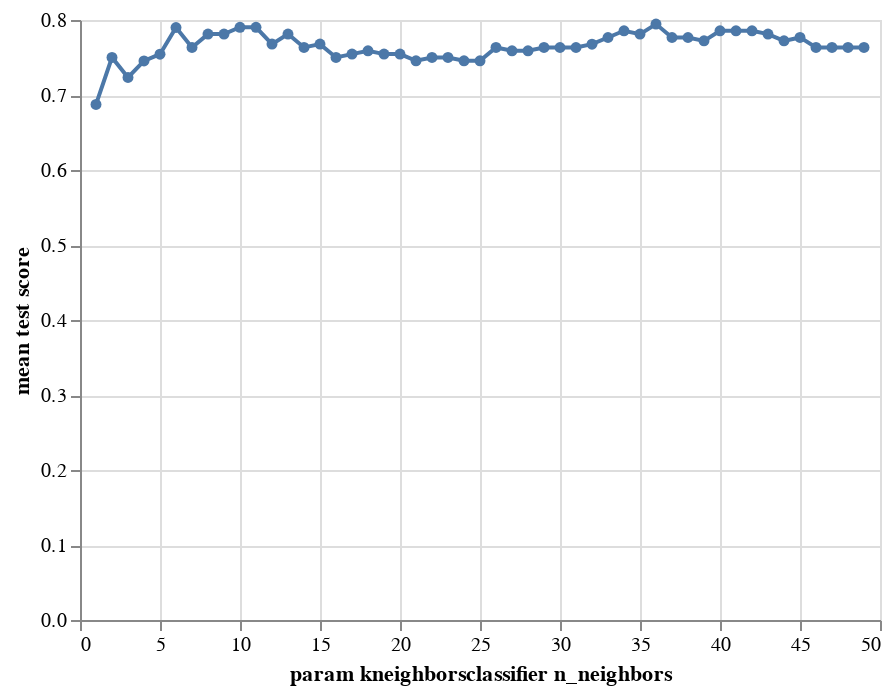

Source (notebook cell):
### Code cell
accuracy_versus_k_grid = alt.Chart(accuracies_grid).mark_line(point=True).encode(
     x=alt.X("param_kneighborsclassifier__n_neighbors", title = "param kneighborsclassifier n_neighbors"),
     y=alt.Y("mean_test_score", title = "mean test score")
)
accuracy_versus_k_grid

### Figure 1 — Vega-Lite specification as saved in the notebook (floating-point values rounded to 4 significant figures)
{"config": {"view": {"continuousWidth": 400, "continuousHeight": 300}}, "data": {"name": "data-fec5227526eefb5baa4890bf667cc06f"}, "mark": {"type": "line", "point": true}, "encoding": {"x": {"field": "param_kneighborsclassifier__n_neighbors", "title": "param kneighborsclassifier n_neighbors", "type": "quantitative"}, "y": {"field": "mean_test_score", "title": "mean test score", "type": "quantitative"}}, "$schema": "https://vega.github.io/schema/vega-lite/v4.17.0.json", "datasets": {"data-fec5227526eefb5baa4890bf667cc06f": [{"mean_fit_time": 0.00835, "std_fit_time": 0.001329, "mean_score_time": 0.007429, "std_score_time": 0.0004816, "param_kneighborsclassifier__n_neighbors": 1, "params": {"kneighborsclassifier__n_neighbors": 1}, "split0_test_score": 0.7333, "split1_test_score": 0.7333, "split2_test_score": 0.6889, "split3_test_score": 0.6222, "split4_test_score": 0.6591, "mean_test_score": 0.6874, "std_test_score": 0.04306, "rank_test_score": 49}, {"mean_fit_time": 0.007847, "std_fit_time": 0.0005245, "mean_score_time": 0.007053, "std_score_time": 0.0001162, "param_kneighborsclassifier__n_neighbors": 2, "params": {"kneighborsclassifier__n_neighbors": 2}, "split0_test_score": 0.7778, "split1_test_score": 0.7556, "split2_test_score": 0.7556, "split3_test_score": 0.6889, "split4_test_score": 0.7727, "mean_test_score": 0.7501, "std_test_score": 0.03189, "rank_test_score": 40}, {"mean_fit_time": 0.0255, "std_fit_time": 0.03588, "mean_score_time": 0.007732, "std_score_time": 0.001242, "param_kneighborsclassifier__n_neighbors": 3, "params": {"kneighborsclassifier__n_neighbors": 3}, "split0_test_score": 0.7333, "split1_test_score": 0.8, "split2_test_score": 0.7333, "split3_test_score": 0.5778, "split4_test_score": 0.7727, "mean_test_score": 0.7234, "std_test_score": 0.07708, "rank_test_score": 48}, {"mean_fit_time": 0.007755, "std_fit_time": 0.0002811, "mean_score_time": 0.007239, "std_score_time": 0.000317, "param_kneighborsclassifier__n_neighbors": 4, "params": {"kneighborsclassifier__n_neighbors": 4}, "split0_test_score": 0.7556, "split1_test_score": 0.8, "split2_test_score": 0.7556, "split3_test_score": 0.6889, "split4_test_score": 0.7273, "mean_test_score": 0.7455, "std_test_score": 0.03663, "rank_test_score": 47}, {"mean_fit_time": 0.007674, "std_fit_time": 0.0002465, "mean_score_time": 0.007114, "std_score_time": 6.255e-05, "param_kneighborsclassifier__n_neighbors": 5, "params": {"kneighborsclassifier__n_neighbors": 5}, "split0_test_score": 0.7556, "split1_test_score": 0.8222, "split2_test_score": 0.7333, "split3_test_score": 0.7111, "split4_test_score": 0.75, "mean_test_score": 0.7544, "std_test_score": 0.03725, "rank_test_score": 39}, {"mean_fit_time": 0.007882, "std_fit_time": 0.0005463, "mean_score_time": 0.01104, "std_score_time": 0.00799, "param_kneighborsclassifier__n_neighbors": 6, "params": {"kneighborsclassifier__n_neighbors": 6}, "split0_test_score": 0.7778, "split1_test_score": 0.8444, "split2_test_score": 0.8, "split3_test_score": 0.7778, "split4_test_score": 0.75, "mean_test_score": 0.79, "std_test_score": 0.03151, "rank_test_score": 4}, {"mean_fit_time": 0.00784, "std_fit_time": 0.0003567, "mean_score_time": 0.01086, "std_score_time": 0.007734, "param_kneighborsclassifier__n_neighbors": 7, "params": {"kneighborsclassifier__n_neighbors": 7}, "split0_test_score": 0.7333, "split1_test_score": 0.8222, "split2_test_score": 0.7556, "split3_test_score": 0.7333, "split4_test_score": 0.7727, "mean_test_score": 0.7634, "std_test_score": 0.03291, "rank_test_score": 23}, {"mean_fit_time": 0.007533, "std_fit_time": 0.0001688, "mean_score_time": 0.007117, "std_score_time": 0.0001091, "param_kneighborsclassifier__n_neighbors": 8, "params": {"kneighborsclassifier__n_neighbors": 8}, "split0_test_score": 0.7333, "split1_test_score": 0.8444, "split2_test_score": 0.8, "split3_test_score": 0.7556, "split4_test_score": 0.7727, "mean_test_score": 0.7812, "std_test_score": 0.0384, "rank_test_score": 11}, {"mean_fit_time": 0.007467, "std_fit_time": 0.0001142, "mean_score_time": 0.007138, "std_score_time": 8.96e-05, "param_kneighborsclassifier__n_neighbors": 9, "params": {"kneighborsclassifier__n_neighbors": 9}, "split0_test_score": 0.7556, "split1_test_score": 0.8444, "split2_test_score": 0.7778, "split3_test_score": 0.7333, "split4_test_score": 0.7955, "mean_test_score": 0.7813, "std_test_score": 0.03785, "rank_test_score": 9}, {"mean_fit_time": 0.007459, "std_fit_time": 0.0001233, "mean_score_time": 0.007004, "std_score_time": 9.426e-05, "param_kneighborsclassifier__n_neighbors": 10, "params": {"kneighborsclassifier__n_neighbors": 10}, "split0_test_score": 0.7556, "split1_test_score": 0.8222, "split2_test_score": 0.7778, "split3_test_score": 0.7778, "split4_test_score": 0.8182, "mean_test_score": 0.7903, "std_test_score": 0.02576, "rank_test_score": 2}, {"mean_fit_time": 0.007441, "std_fit_time": 9.157e-05, "mean_score_time": 0.007034, "std_score_time": 0.0001427, "param_kneighborsclassifier__n_neighbors": 11, "params": {"kneighborsclassifier__n_neighbors": 11}, "split0_test_score": 0.7333, "split1_test_score": 0.8667, "split2_test_score": 0.7778, "split3_test_score": 0.7778, "split4_test_score": 0.7955, "mean_test_score": 0.7902, "std_test_score": 0.0434, "rank_test_score": 3}, {"mean_fit_time": 0.007486, "std_fit_time": 0.0001411, "mean_score_time": 0.007162, "std_score_time": 0.0001204, "param_kneighborsclassifier__n_neighbors": 12, "params": {"kneighborsclassifier__n_neighbors": 12}, "split0_test_score": 0.7333, "split1_test_score": 0.8444, "split2_test_score": 0.7556, "split3_test_score": 0.7333, "split4_test_score": 0.7727, "mean_test_score": 0.7679, "std_test_score": 0.04105, "rank_test_score": 20}, {"mean_fit_time": 0.007526, "std_fit_time": 8.024e-05, "mean_score_time": 0.007712, "std_score_time": 0.001299, "param_kneighborsclassifier__n_neighbors": 13, "params": {"kneighborsclassifier__n_neighbors": 13}, "split0_test_score": 0.7333, "split1_test_score": 0.8444, "split2_test_score": 0.7778, "split3_test_score": 0.7556, "split4_test_score": 0.7955, "mean_test_score": 0.7813, "std_test_score": 0.03785, "rank_test_score": 9}, {"mean_fit_time": 0.007529, "std_fit_time": 0.0001567, "mean_score_time": 0.007145, "std_score_time": 0.0001399, "param_kneighborsclassifier__n_neighbors": 14, "params": {"kneighborsclassifier__n_neighbors": 14}, "split0_test_score": 0.7111, "split1_test_score": 0.8, "split2_test_score": 0.8, "split3_test_score": 0.7333, "split4_test_score": 0.7727, "mean_test_score": 0.7634, "std_test_score": 0.03579, "rank_test_score": 23}, {"mean_fit_time": 0.007498, "std_fit_time": 8.437e-05, "mean_score_time": 0.007078, "std_score_time": 3.618e-05, "param_kneighborsclassifier__n_neighbors": 15, "params": {"kneighborsclassifier__n_neighbors": 15}, "split0_test_score": 0.7111, "split1_test_score": 0.8222, "split2_test_score": 0.7778, "split3_test_score": 0.7556, "split4_test_score": 0.7727, "mean_test_score": 0.7679, "std_test_score": 0.03591, "rank_test_score": 20}, {"mean_fit_time": 0.007455, "std_fit_time": 8.314e-05, "mean_score_time": 0.007176, "std_score_time": 0.0002021, "param_kneighborsclassifier__n_neighbors": 16, "params": {"kneighborsclassifier__n_neighbors": 16}, "split0_test_score": 0.7111, "split1_test_score": 0.8, "split2_test_score": 0.7778, "split3_test_score": 0.6889, "split4_test_score": 0.7727, "mean_test_score": 0.7501, "std_test_score": 0.04251, "rank_test_score": 40}, {"mean_fit_time": 0.007422, "std_fit_time": 7.033e-05, "mean_score_time": 0.007123, "std_score_time": 0.0001074, "param_kneighborsclassifier__n_neighbors": 17, "params": {"kneighborsclassifier__n_neighbors": 17}, "split0_test_score": 0.7111, "split1_test_score": 0.8222, "split2_test_score": 0.7778, "split3_test_score": 0.6889, "split4_test_score": 0.7727, "mean_test_score": 0.7545, "std_test_score": 0.04827, "rank_test_score": 36}, {"mean_fit_time": 0.007487, "std_fit_time": 0.0001099, "mean_score_time": 0.007287, "std_score_time": 0.0004107, "param_kneighborsclassifier__n_neighbors": 18, "params": {"kneighborsclassifier__n_neighbors": 18}, "split0_test_score": 0.7333, "split1_test_score": 0.8, "split2_test_score": 0.7778, "split3_test_score": 0.7111, "split4_test_score": 0.7727, "mean_test_score": 0.759, "std_test_score": 0.03217, "rank_test_score": 33}, {"mean_fit_time": 0.007435, "std_fit_time": 0.0001095, "mean_score_time": 0.007389, "std_score_time": 0.0005344, "param_kneighborsclassifier__n_neighbors": 19, "params": {"kneighborsclassifier__n_neighbors": 19}, "split0_test_score": 0.7333, "split1_test_score": 0.8, "split2_test_score": 0.7778, "split3_test_score": 0.6889, "split4_test_score": 0.7727, "mean_test_score": 0.7545, "std_test_score": 0.03924, "rank_test_score": 36}, {"mean_fit_time": 0.007377, "std_fit_time": 9.42e-05, "mean_score_time": 0.007263, "std_score_time": 9.21e-05, "param_kneighborsclassifier__n_neighbors": 20, "params": {"kneighborsclassifier__n_neighbors": 20}, "split0_test_score": 0.7111, "split1_test_score": 0.7778, "split2_test_score": 0.8, "split3_test_score": 0.7111, "split4_test_score": 0.7727, "mean_test_score": 0.7545, "std_test_score": 0.03663, "rank_test_score": 36}, {"mean_fit_time": 0.008025, "std_fit_time": 0.001215, "mean_score_time": 0.007166, "std_score_time": 7.94e-05, "param_kneighborsclassifier__n_neighbors": 21, "params": {"kneighborsclassifier__n_neighbors": 21}, "split0_test_score": 0.7111, "split1_test_score": 0.7778, "split2_test_score": 0.7556, "split3_test_score": 0.7111, "split4_test_score": 0.7727, "mean_test_score": 0.7457, "std_test_score": 0.02915, "rank_test_score": 44}, {"mean_fit_time": 0.00753, "std_fit_time": 0.0002158, "mean_score_time": 0.007159, "std_score_time": 8.384e-05, "param_kneighborsclassifier__n_neighbors": 22, "params": {"kneighborsclassifier__n_neighbors": 22}, "split0_test_score": 0.7111, "split1_test_score": 0.7778, "split2_test_score": 0.7778, "split3_test_score": 0.7111, "split4_test_score": 0.7727, "mean_test_score": 0.7501, "std_test_score": 0.03189, "rank_test_score": 40}, {"mean_fit_time": 0.007588, "std_fit_time": 0.0002199, "mean_score_time": 0.00725, "std_score_time": 0.0003025, "param_kneighborsclassifier__n_neighbors": 23, "params": {"kneighborsclassifier__n_neighbors": 23}, "split0_test_score": 0.7111, "split1_test_score": 0.7778, "split2_test_score": 0.7778, "split3_test_score": 0.7111, "split4_test_score": 0.7727, "mean_test_score": 0.7501, "std_test_score": 0.03189, "rank_test_score": 40}, {"mean_fit_time": 0.007523, "std_fit_time": 0.0003132, "mean_score_time": 0.007227, "std_score_time": 0.0001518, "param_kneighborsclassifier__n_neighbors": 24, "params": {"kneighborsclassifier__n_neighbors": 24}, "split0_test_score": 0.7111, "split1_test_score": 0.7778, "split2_test_score": 0.7778, "split3_test_score": 0.6889, "split4_test_score": 0.7727, "mean_test_score": 0.7457, "std_test_score": 0.03798, "rank_test_score": 44}, {"mean_fit_time": 0.007447, "std_fit_time": 0.000108, "mean_score_time": 0.007235, "std_score_time": 0.000113, "param_kneighborsclassifier__n_neighbors": 25, "params": {"kneighborsclassifier__n_neighbors": 25}, "split0_test_score": 0.7111, "split1_test_score": 0.7778, "split2_test_score": 0.7778, "split3_test_score": 0.6889, "split4_test_score": 0.7727, "mean_test_score": 0.7457, "std_test_score": 0.03798, "rank_test_score": 44}, {"mean_fit_time": 0.007682, "std_fit_time": 0.000162, "mean_score_time": 0.007344, "std_score_time": 0.0001877, "param_kneighborsclassifier__n_neighbors": 26, "params": {"kneighborsclassifier__n_neighbors": 26}, "split0_test_score": 0.7333, "split1_test_score": 0.8, "split2_test_score": 0.8, "split3_test_score": 0.7111, "split4_test_score": 0.7727, "mean_test_score": 0.7634, "std_test_score": 0.03579, "rank_test_score": 23}, {"mean_fit_time": 0.01288, "std_fit_time": 0.01091, "mean_score_time": 0.007241, "std_score_time": 8.902e-05, "param_kneighborsclassifier__n_neighbors": 27, "params": {"kneighborsclassifier__n_neighbors": 27}, "split0_test_score": 0.7111, "split1_test_score": 0.8, "split2_test_score": 0.8, "split3_test_score": 0.7111, "split4_test_score": 0.7727, "mean_test_score": 0.759, "std_test_score": 0.04034, "rank_test_score": 33}, {"mean_fit_time": 0.007341, "std_fit_time": 3.65e-05, "mean_score_time": 0.00722, "std_score_time": 0.0001874, "param_kneighborsclassifier__n_neighbors": 28, "params": {"kneighborsclassifier__n_neighbors": 28}, "split0_test_score": 0.7111, "split1_test_score": 0.8, "split2_test_score": 0.8, "split3_test_score": 0.7111, "split4_test_score": 0.7727, "mean_test_score": 0.759, "std_test_score": 0.04034, "rank_test_score": 33}, {"mean_fit_time": 0.007418, "std_fit_time": 0.000141, "mean_score_time": 0.007717, "std_score_time": 0.00123, "param_kneighborsclassifier__n_neighbors": 29, "params": {"kneighborsclassifier__n_neighbors": 29}, "split0_test_score": 0.7111, "split1_test_score": 0.8, "split2_test_score": 0.8, "split3_test_score": 0.7333, "split4_test_score": 0.7727, "mean_test_score": 0.7634, "std_test_score": 0.03579, "rank_test_score": 23}, {"mean_fit_time": 0.007584, "std_fit_time": 0.0002195, "mean_score_time": 0.0073, "std_score_time": 0.000147, "param_kneighborsclassifier__n_neighbors": 30, "params": {"kneighborsclassifier__n_neighbors": 30}, "split0_test_score": 0.7333, "split1_test_score": 0.8, "split2_test_score": 0.8, "split3_test_score": 0.7333, "split4_test_score": 0.75, "mean_test_score": 0.7633, "std_test_score": 0.03055, "rank_test_score": 31}, {"mean_fit_time": 0.007479, "std_fit_time": 0.000179, "mean_score_time": 0.007487, "std_score_time": 0.0002947, "param_kneighborsclassifier__n_neighbors": 31, "params": {"kneighborsclassifier__n_neighbors": 31}, "split0_test_score": 0.7333, "split1_test_score": 0.8, "split2_test_score": 0.8, "split3_test_score": 0.7333, "split4_test_score": 0.75, "mean_test_score": 0.7633, "std_test_score": 0.03055, "rank_test_score": 31}, {"mean_fit_time": 0.007533, "std_fit_time": 0.0002451, "mean_score_time": 0.007316, "std_score_time": 0.000277, "param_kneighborsclassifier__n_neighbors": 32, "params": {"kneighborsclassifier__n_neighbors": 32}, "split0_test_score": 0.7556, "split1_test_score": 0.8, "split2_test_score": 0.8, "split3_test_score": 0.7333, "split4_test_score": 0.75, "mean_test_score": 0.7678, "std_test_score": 0.02731, "rank_test_score": 22}, {"mean_fit_time": 0.007644, "std_fit_time": 0.0002761, "mean_score_time": 0.007372, "std_score_time": 0.0001733, "param_kneighborsclassifier__n_neighbors": 33, "params": {"kneighborsclassifier__n_neighbors": 33}, "split0_test_score": 0.7778, "split1_test_score": 0.8, "split2_test_score": 0.8, "split3_test_score": 0.7556, "split4_test_score": 0.75, "mean_test_score": 0.7767, "std_test_score": 0.0212, "rank_test_score": 15}, {"mean_fit_time": 0.00748, "std_fit_time": 0.000129, "mean_score_time": 0.007985, "std_score_time": 0.001271, "param_kneighborsclassifier__n_neighbors": 34, "params": {"kneighborsclassifier__n_neighbors": 34}, "split0_test_score": 0.7778, "split1_test_score": 0.8, "split2_test_score": 0.8, "split3_test_score": 0.7778, "split4_test_score": 0.7727, "mean_test_score": 0.7857, "std_test_score": 0.01186, "rank_test_score": 5}, {"mean_fit_time": 0.007545, "std_fit_time": 0.0001543, "mean_score_time": 0.007314, "std_score_time": 0.0001246, "param_kneighborsclassifier__n_neighbors": 35, "params": {"kneighborsclassifier__n_neighbors": 35}, "split0_test_score": 0.7778, "split1_test_score": 0.8, "split2_test_score": 0.8, "split3_test_score": 0.7556, "split4_test_score": 0.7727, "mean_test_score": 0.7812, "std_test_score": 0.01702, "rank_test_score": 11}, {"mean_fit_time": 0.007357, "std_fit_time": 8.24e-05, "mean_score_time": 0.007265, "std_score_time": 0.0001383, "param_kneighborsclassifier__n_neighbors": 36, "params": {"kneighborsclassifier__n_neighbors": 36}, "split0_test_score": 0.7778, "split1_test_score": 0.8, "split2_test_score": 0.8, "split3_test_score": 0.8222, "split4_test_score": 0.7727, "mean_test_score": 0.7945, "std_test_score": 0.01779, "rank_test_score": 1}, {"mean_fit_time": 0.007552, "std_fit_time": 0.0002778, "mean_score_time": 0.007158, "std_score_time": 0.0001056, "param_kneighborsclassifier__n_neighbors": 37, "params": {"kneighborsclassifier__n_neighbors": 37}, "split0_test_score": 0.7778, "split1_test_score": 0.8, "split2_test_score": 0.8, "split3_test_score": 0.7556, "split4_test_score": 0.75, "mean_test_score": 0.7767, "std_test_score": 0.0212, "rank_test_score": 15}, {"mean_fit_time": 0.007858, "std_fit_time": 0.0007146, "mean_score_time": 0.008481, "std_score_time": 0.001338, "param_kneighborsclassifier__n_neighbors": 38, "params": {"kneighborsclassifier__n_neighbors": 38}, "split0_test_score": 0.7778, "split1_test_score": 0.8, "split2_test_score": 0.8, "split3_test_score": 0.7556, "split4_test_score": 0.75, "mean_test_score": 0.7767, "std_test_score": 0.0212, "rank_test_score": 15}, {"mean_fit_time": 0.007503, "std_fit_time": 0.0002113, "mean_score_time": 0.007397, "std_score_time": 0.0001897, "param_kneighborsclassifier__n_neighbors": 39, "params": {"kneighborsclassifier__n_neighbors": 39}, "split0_test_score": 0.7778, "split1_test_score": 0.8, "split2_test_score": 0.8, "split3_test_score": 0.7333, "split4_test_score": 0.75, "mean_test_score": 0.7722, "std_test_score": 0.02676, "rank_test_score": 18}, {"mean_fit_time": 0.007423, "std_fit_time": 7.342e-05, "mean_score_time": 0.007318, "std_score_time": 8.551e-05, "param_kneighborsclassifier__n_neighbors": 40, "params": {"kneighborsclassifier__n_neighbors": 40}, "split0_test_score": 0.7778, "split1_test_score": 0.8, "split2_test_score": 0.8, "split3_test_score": 0.7778, "split4_test_score": 0.7727, "mean_test_score": 0.7857, "std_test_score": 0.01186, "rank_test_score": 5}, {"mean_fit_time": 0.007356, "std_fit_time": 0.0001818, "mean_score_time": 0.007317, "std_score_time": 0.0001236, "param_kneighborsclassifier__n_neighbors": 41, "params": {"kneighborsclassifier__n_neighbors": 41}, "split0_test_score": 0.7778, "split1_test_score": 0.8, "split2_test_score": 0.8, "split3_test_score": 0.7778, "split4_test_score": 0.7727, "mean_test_score": 0.7857, "std_test_score": 0.01186, "rank_test_score": 5}, {"mean_fit_time": 0.007408, "std_fit_time": 7.568e-05, "mean_score_time": 0.007229, "std_score_time": 6.081e-05, "param_kneighborsclassifier__n_neighbors": 42, "params": {"kneighborsclassifier__n_neighbors": 42}, "split0_test_score": 0.7778, "split1_test_score": 0.8, "split2_test_score": 0.8, "split3_test_score": 0.7778, "split4_test_score": 0.7727, "mean_test_score": 0.7857, "std_test_score": 0.01186, "rank_test_score": 5}, {"mean_fit_time": 0.007424, "std_fit_time": 0.00015, "mean_score_time": 0.007318, "std_score_time": 0.0001031, "param_kneighborsclassifier__n_neighbors": 43, "params": {"kneighborsclassifier__n_neighbors": 43}, "split0_test_score": 0.7556, "split1_test_score": 0.8, "split2_test_score": 0.8, "split3_test_score": 0.7778, "split4_test_score": 0.7727, "mean_test_score": 0.7812, "std_test_score": 0.01702, "rank_test_score": 11}, {"mean_fit_time": 0.00743, "std_fit_time": 0.0001804, "mean_score_time": 0.007911, "std_score_time": 0.001263, "param_kneighborsclassifier__n_neighbors": 44, "params": {"kneighborsclassifier__n_neighbors": 44}, "split0_test_score": 0.7556, "split1_test_score": 0.7778, "split2_test_score": 0.8, "split3_test_score": 0.7778, "split4_test_score": 0.75, "mean_test_score": 0.7722, "std_test_score": 0.01792, "rank_test_score": 19}, {"mean_fit_time": 0.007433, "std_fit_time": 0.0001651, "mean_score_time": 0.007255, "std_score_time": 6.398e-05, "param_kneighborsclassifier__n_neighbors": 45, "params": {"kneighborsclassifier__n_neighbors": 45}, "split0_test_score": 0.7556, "split1_test_score": 0.7778, "split2_test_score": 0.8, "split3_test_score": 0.7778, "split4_test_score": 0.7727, "mean_test_score": 0.7768, "std_test_score": 0.0142, "rank_test_score": 14}, {"mean_fit_time": 0.007445, "std_fit_time": 0.0001679, "mean_score_time": 0.007279, "std_score_time": 3.453e-05, "param_kneighborsclassifier__n_neighbors": 46, "params": {"kneighborsclassifier__n_neighbors": 46}, "split0_test_score": 0.7333, "split1_test_score": 0.7778, "split2_test_score": 0.7778, "split3_test_score": 0.7556, "split4_test_score": 0.7727, "mean_test_score": 0.7634, "std_test_score": 0.01712, "rank_test_score": 23}, {"mean_fit_time": 0.008103, "std_fit_time": 0.001363, "mean_score_time": 0.007305, "std_score_time": 7.442e-05, "param_kneighborsclassifier__n_neighbors": 47, "params": {"kneighborsclassifier__n_neighbors": 47}, "split0_test_score": 0.7333, "split1_test_score": 0.7778, "split2_test_score": 0.7778, "split3_test_score": 0.7556, "split4_test_score": 0.7727, "mean_test_score": 0.7634, "std_test_score": 0.01712, "rank_test_score": 23}, {"mean_fit_time": 0.007408, "std_fit_time": 0.0001439, "mean_score_time": 0.007334, "std_score_time": 0.0001425, "param_kneighborsclassifier__n_neighbors": 48, "params": {"kneighborsclassifier__n_neighbors": 48}, "split0_test_score": 0.7556, "split1_test_score": 0.7556, "split2_test_score": 0.7778, "split3_test_score": 0.7556, "split4_test_score": 0.7727, "mean_test_score": 0.7634, "std_test_score": 0.009781, "rank_test_score": 23}, {"mean_fit_time": 0.007508, "std_fit_time": 0.0001229, "mean_score_time": 0.008052, "std_score_time": 0.001167, "param_kneighborsclassifier__n_neighbors": 49, "params": {"kneighborsclassifier__n_neighbors": 49}, "split0_test_score": 0.7556, "split1_test_score": 0.7556, "split2_test_score": 0.7778, "split3_test_score": 0.7556, "split4_test_score": 0.7727, "mean_test_score": 0.7634, "std_test_score": 0.009781, "rank_test_score": 23}]}}
